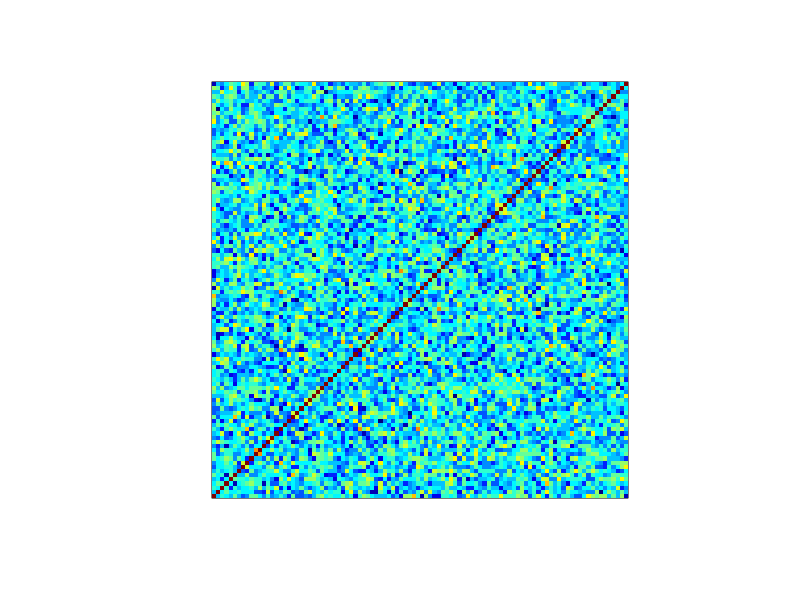
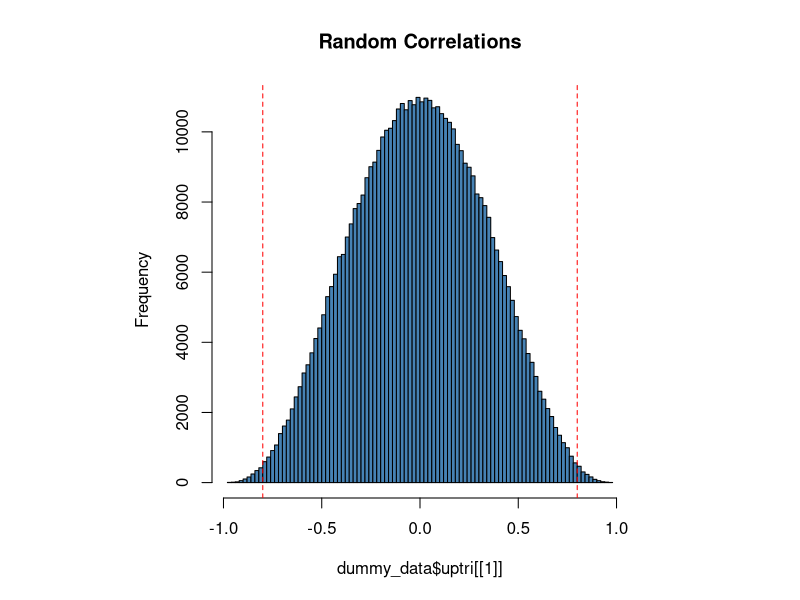
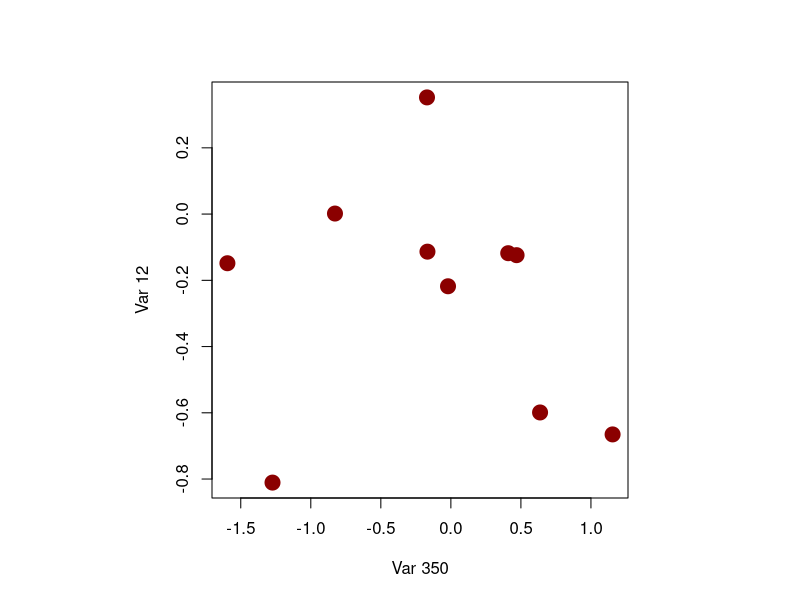
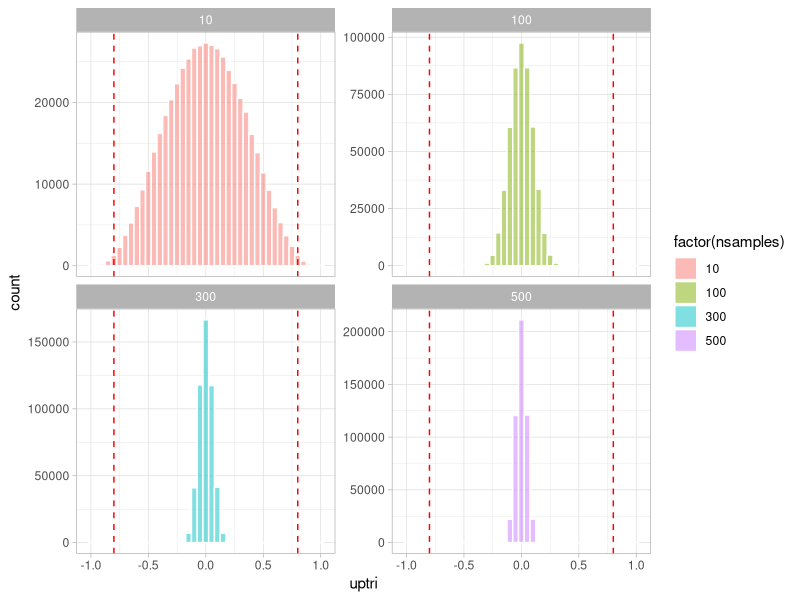

The R source for these figures, in order:
## ---- chunk 1
knitr::opts_chunk$set(echo = TRUE, warning = FALSE, message = FALSE)
## ---- chunk 2
library(tidyverse)
## ---- chunk 3
## Random expression data matrix
dummy_data <- tibble(nsamples = seq(10,500,10)) %>% 
  mutate(DM = map(nsamples,~matrix(rnorm(1000*.x), ncol = 1000)))


head(dummy_data)
## ---- chunk 4
## I'm using purrr

dummy_data <- dummy_data %>% 
  mutate(varCorr = map(DM,~cor(.x)))
## ---- chunk 5
dim(dummy_data$varCorr[[3]])

jet.colors <- colorRampPalette(c("#00007F", "blue", "#007FFF", "cyan", "#7FFF7F", "yellow", "#FF7F00", "red", "#7F0000"))

par(pty="s")
image(t(dummy_data$varCorr[[3]][1:100,1:100]), xaxt = "n", yaxt = "n", col = jet.colors(20))
## ---- chunk 6
dummy_data <- dummy_data %>% 
  mutate(uptri = map(varCorr,~.x[upper.tri(.x)]))
## ---- chunk 7
hist(dummy_data$uptri[[1]], 
     col = "steelblue", 
     breaks = 100,
     main = "Random Correlations")
abline(v = c(-0.8,0.8), col = "red", lty = 2)
## ---- chunk 8
range(dummy_data$uptri[[1]])
## ---- chunk 9
highcorrid <- which(dummy_data$uptri[[1]] > 0.95 & dummy_data$varCorr[[1]] != 1, arr.ind = TRUE)
highcorrid
## ---- chunk 10
par(pty="s")
plot(dummy_data$DM[[1]][,highcorrid[1,1]],dummy_data$DM[[1]][,highcorrid[1,2]], 
     xlab = paste0("Var ",highcorrid[1,1]), 
     ylab = paste0("Var ",highcorrid[1,2]),
     col = "darkred", pch = 19, cex = 2)
## ---- chunk 11
dummy_data %>% 
  filter(nsamples %in% c(10,100,300, 500)) %>% 
  dplyr::select(nsamples, uptri) %>%                              ## this is needed because a function called `select` is abiguous
  unnest(uptri) %>% 
  ggplot() + 
  geom_histogram(aes(x = uptri, fill = factor(nsamples)), alpha = 0.5, col = "white", binwidth = 0.05) + 
  geom_vline(xintercept = c(-0.8,0.8), col  ="red", lty = 2) + 
  facet_wrap(vars(nsamples), scales = "free_y") + 
  theme_light()
## ---- chunk 12
## Tool of r functions

## t.test
## performs a t test. 
## To get the help ?t.test

